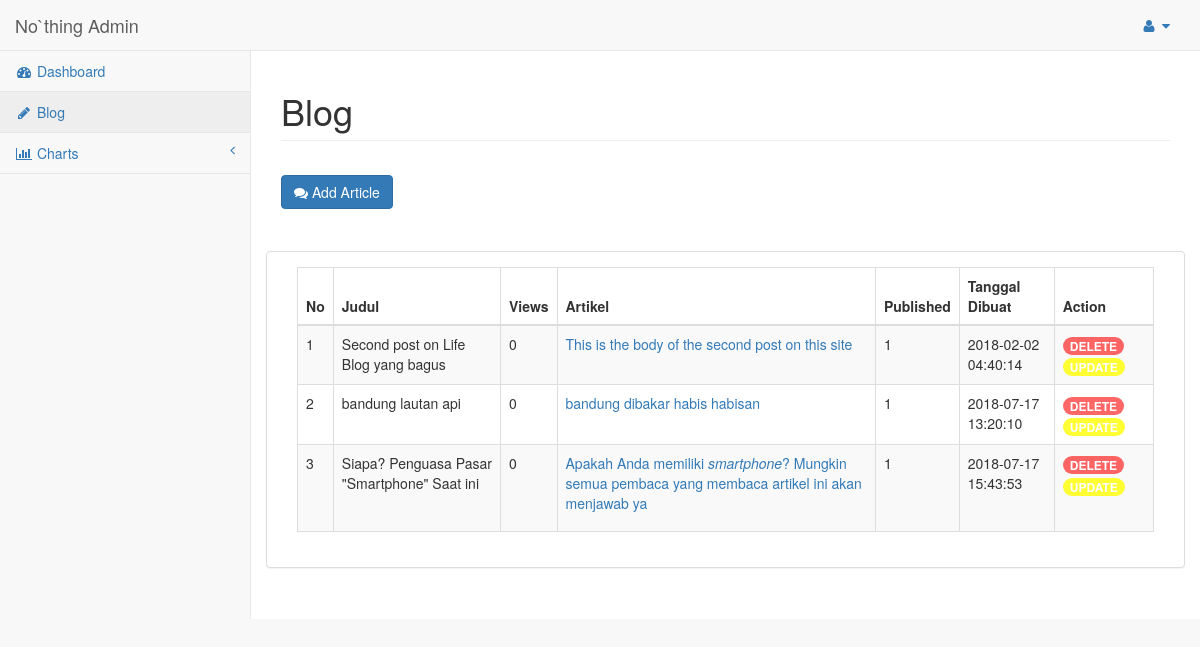
The app's page /admin/blog.php (signed in) with its own data.
### tables this page shows
CREATE TABLE `post` (
  `id` int(11) NOT NULL,
  `judul` varchar(255) NOT NULL,
  `slug` varchar(255) NOT NULL,
  `views` int(11) NOT NULL DEFAULT '0',
  `image` varchar(255) NOT NULL,
  `isi` text NOT NULL,
  `published` tinyint(1) NOT NULL,
  `tgl_dibuat` timestamp NOT NULL DEFAULT CURRENT_TIMESTAMP,
  `tgl_update` timestamp NOT NULL DEFAULT '0000-00-00 00:00:00'
);

### function/database.php (called while the page is built, shortened)
<?php
function getUserData($data = array(), $klausa = "", $table = "post"){
	global $db;
	escapeString($data);
	$fields = null;
	if(gettype($data) === "array"){
		$data = array_values($data);
		$fields = implode($data, "`, `");
	}
	return mysqli_fetch_all( mysqli_query($db, "SELECT `$fields` FROM `$table` $klausa"), MYSQLI_ASSOC );
}
?>

### admin/blog.php (the view, shortened to what this page needs)
<?php
include_once ROOT_PATH . "admin/template/header.php";
?>
<div id="wrapper">
    <div id="page-wrapper">
        <div class="row">
            <div class="col-lg-12">
                <h1 class="page-header">Blog</h1>
            </div>
        </div>
        <div class="add">
            <a href="blog_add.php" class="btn btn-primary"><i class="fa fa-comments"></i> Add Article</a>
        </div>
        <div class="row">
            <div class="panel panel-default">
            <div class="panel-body">
                <div class="col-lg-12">
                    <div class="table-responsive">
                        <table class="table table-striped table-bordered table-hover">
                            <thead>
                                <tr><th>No</th><th>Judul</th><th>Views</th><th>Artikel</th><th>Published</th><th>Tanggal Dibuat</th><th>Action</th></tr>
                            </thead>
                            <tbody>
                                <?php
                                $data = array("id", "judul", "views", "isi", "published", "tgl_dibuat");
                                $row = getUserData($data);
                                $no = 0; $i = 1;
                                while ($no < count($row)) {
                                ?>
                                <tr class="odd">
                                    <td><?= $i ?></td>
                                    <td><?= $row[$no]["judul"]; ?></td>
                                    <td><?= $row[$no]["views"]; ?></td>
                                    <td><a href="#"><?= substr($row[$no]["isi"],0,125); ?></a></td>
                                    <td><?= $row[$no]["published"]; ?></td>
                                    <td><?= $row[$no]["tgl_dibuat"]; ?></td>
                                    <td><a href="blog_delete.php?id=<?= $row[$no]['id']; ?>" class="badge badge-danger">DELETE</a> <a href="blog_update.php?id=<?= $row[$no]['id']; ?>" class="badge badge-warning">UPDATE</a></td>
                                </tr>
                                <?php $no++; $i++; } ?>
                            </tbody>
                        </table>
                    </div>
                </div>
            </div>
            </div>
        </div>
    </div>
</div>
<?php
include_once ROOT_PATH . "admin/template/footer.php";
?>

### admin/template/header.php (shortened to what this page needs)
<!DOCTYPE html>
<html lang="en">
<head>
    <link href="../vendor/bootstrap/css/bootstrap.min.css" rel="stylesheet">
    <link href="../vendor/metisMenu/metisMenu.min.css" rel="stylesheet">
    <link href="../assets/css/sb-admin-2.min.css" rel="stylesheet">
    <link href="../vendor/morrisjs/morris.css" rel="stylesheet">
    <link href="../vendor/font-awesome/css/font-awesome.min.css" rel="stylesheet" type="text/css">
</head>
<body>
    <nav class="navbar navbar-default navbar-static-top" role="navigation" style="margin-bottom: 0">
        <div class="navbar-header">
            <a class="navbar-brand" href="index.php">No`thing Admin</a>
        </div>
        <ul class="nav navbar-top-links navbar-right">
            <li class="dropdown">
                <a class="dropdown-toggle" data-toggle="dropdown" href="#">
                    <i class="fa fa-user fa-fw"></i> <i class="fa fa-caret-down"></i>
                </a>
            </li>
        </ul>
        <div class="navbar-default sidebar" role="navigation">
            <div class="sidebar-nav navbar-collapse">
                <ul class="nav" id="side-menu">
                    <li>
                        <a href="index.php"><i class="fa fa-dashboard fa-fw"></i> Dashboard</a>
                    </li>
                    <li>
                        <a href="blog.php"><i class="fa fa-pencil fa-fw"></i> Blog</a>
                    </li>
                    <li>
                        <a href="#"><i class="fa fa-bar-chart-o fa-fw"></i> Charts<span class="fa arrow"></span></a>
                    </li>
                </ul>
            </div>
        </div>
    </nav>

### admin/template/footer.php (shortened to what this page needs)
</body>
</html>

### admin/template/header.php (style rules this page uses)
.add { padding: 1em 0 3em; }
.badge { display: inline-block !important; }
.badge-danger { background: rgba(255,0,0,.6); }
.badge-warning { background: rgba(255,255,0,.8); }

### records on screen
post: judul "Second post on Life Blog yang bagus", views "0", isi "This is the body of the second post on this site", published "1", tgl_dibuat "2018-02-02 04:40:14"
post: judul "bandung lautan api", views "0", isi "bandung dibakar habis habisan", published "1", tgl_dibuat "2018-07-17 13:20:10"
post: judul "Siapa? Penguasa Pasar \"Smartphone\" Saat ini", views "0", isi "Apakah Anda memiliki smartphone ? Mungkin semua pembaca yang membaca artikel ini akan menjawab ya", published "1", tgl_dibuat "2018-07-17 15:43:53"
